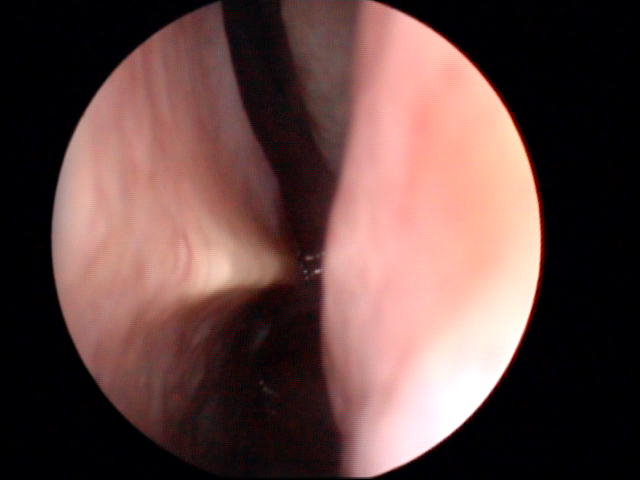
#> input picture images/13137211_240306082136481831_954_Image04.png, 640 x 480 px, found by its file name; its folder holds only this picture in this run
$ jupyter execute --allow-errors entrep-process.ipynb
#> lines starting #> are read from the running program, lines starting #| are printed output that depends on the picture; after the words box and inside, x2 and y2 are one past the last pixel; in counts of white or black regions, pixels touching at a corner belong together
#> in process_split, img is the input picture: shape (480, 640, 3); mean B, G, R 68.5, 71.6, 100.6
[cell 1]
import cv2
import numpy as np
import matplotlib.pyplot as plt
import os
from tqdm import tqdm
import shutil

def remove_specular_highlights(img):
    hsv = cv2.cvtColor(img, cv2.COLOR_BGR2HSV)
#> hsv: shape (480, 640, 3); mean H, S, V 58.9, 139.5, 101.4
    mask = cv2.inRange(hsv, (0, 0, 240), (180, 40, 255))
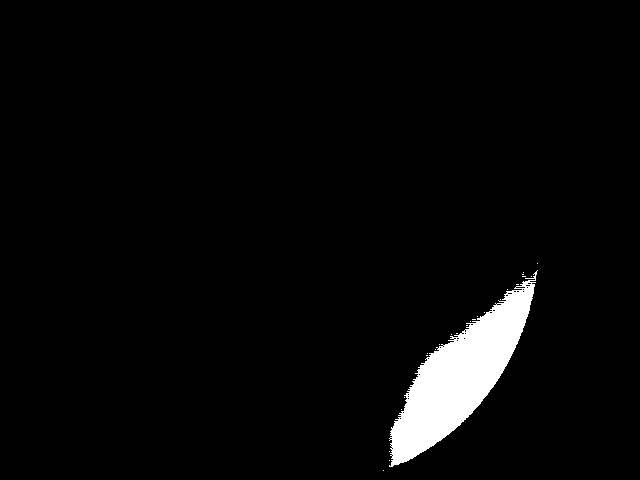
#> mask: shape (480, 640); 3.5% white; 25 white regions (24 under 20 px), largest, box (x1, y1, x2, y2) and area: (389, 270, 538, 467) 10669

    kernel = np.ones((5, 5), np.uint8)
    mask = cv2.morphologyEx(mask, cv2.MORPH_CLOSE, kernel)
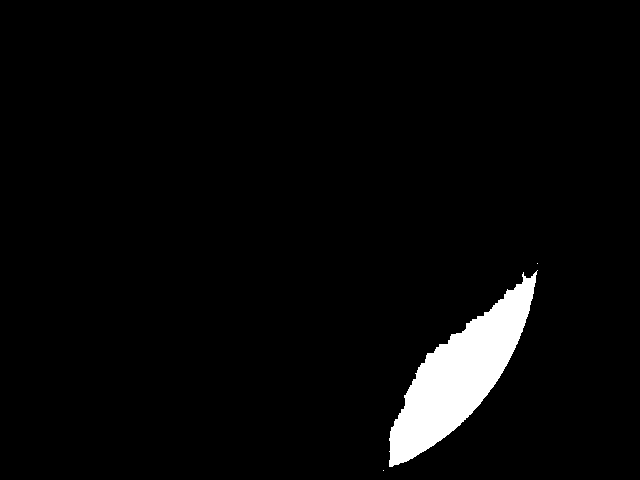
#> mask: shape (480, 640); 3.6% white; 3 white regions (2 under 20 px), largest, box (x1, y1, x2, y2) and area: (389, 270, 538, 467) 11047
    mask = cv2.morphologyEx(mask, cv2.MORPH_OPEN, kernel)
#> mask: shape (480, 640); 3.6% white; 1 white region, box (x1, y1, x2, y2) and area: (389, 276, 536, 466) 11007

    inpainted = cv2.inpaint(img, mask, 5, cv2.INPAINT_TELEA)
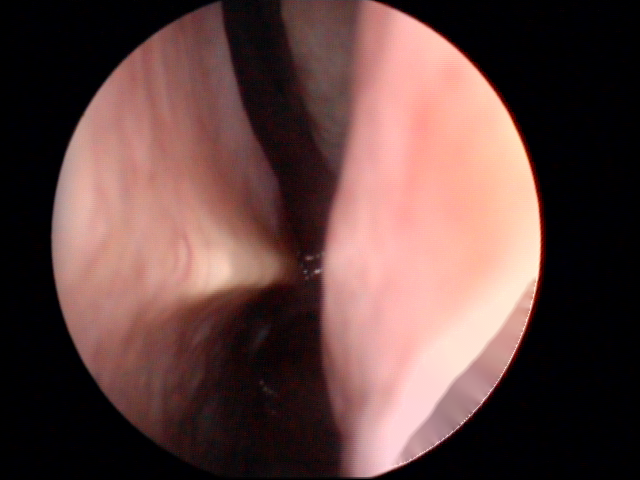
#> inpainted: shape (480, 640, 3); mean B, G, R 66.3, 69.5, 99.5

    return inpainted, mask

def kger_preprocessing(img):
    gray = cv2.cvtColor(img, cv2.COLOR_BGR2GRAY)
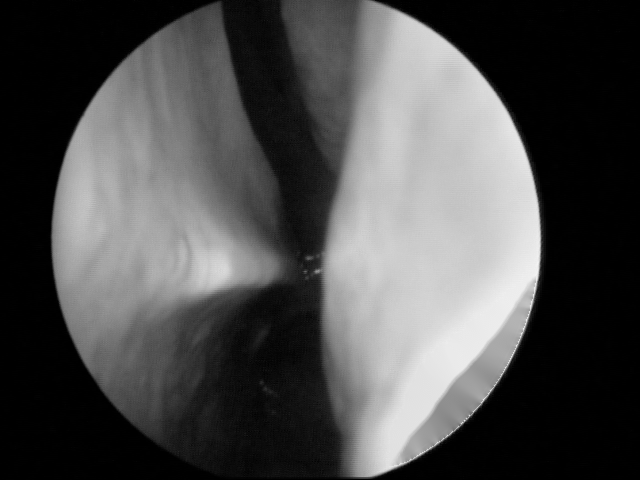
#> gray: shape (480, 640); min 0, max 244, mean 78.1

    clahe = cv2.createCLAHE(clipLimit=2.0, tileGridSize=(8, 8))
    gray_clahe = clahe.apply(gray)
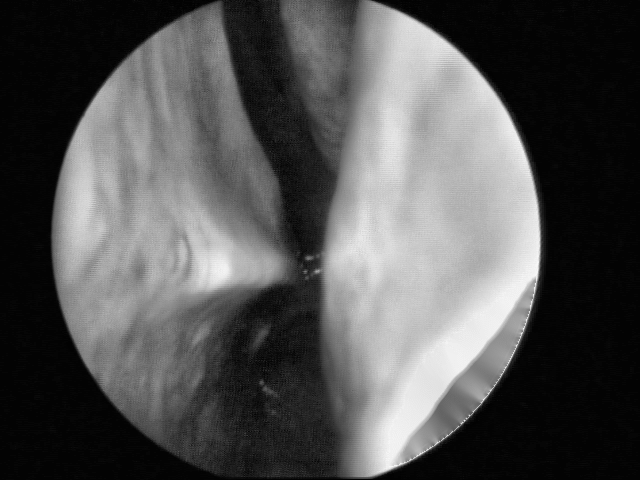
#> gray_clahe: shape (480, 640); min 2, max 248, mean 83.7

    blurred = cv2.GaussianBlur(gray_clahe, (31, 31), 0)
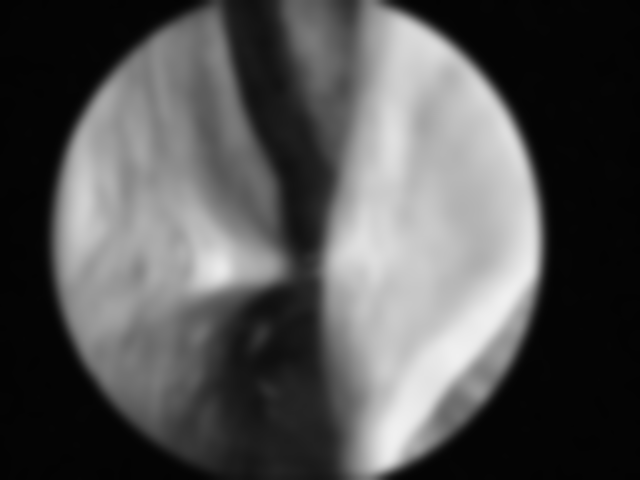
#> blurred: shape (480, 640); min 3, max 240, mean 83.8

    circles = cv2.HoughCircles(
        blurred,
        cv2.HOUGH_GRADIENT,
        dp=1,
        minDist=80,
        param1=30,
        param2=20,
        minRadius=int(0.20 * img.shape[1]),
        maxRadius=int(0.60 * img.shape[1])
    )
#> circles = [[296.5, 231.5, 243.5], [208.5, 159.5, 130.1], [384.5, 240.5, 156.9], [351.5, 135.5, 133.4], [237.5, 287.5, 171.5]]

    if circles is None:
        print("No circle detected. Returning CLAHE image.")
        return gray_clahe

    circles = np.uint16(np.around(circles))[0, 0]
#> circles = [296, 232, 244]
    x, y, r = circles
#> x = 296; y = 232; r = 244

    mask = np.zeros_like(gray_clahe)
    cv2.circle(mask, (x, y), int(r * 1.1), 255, -1)
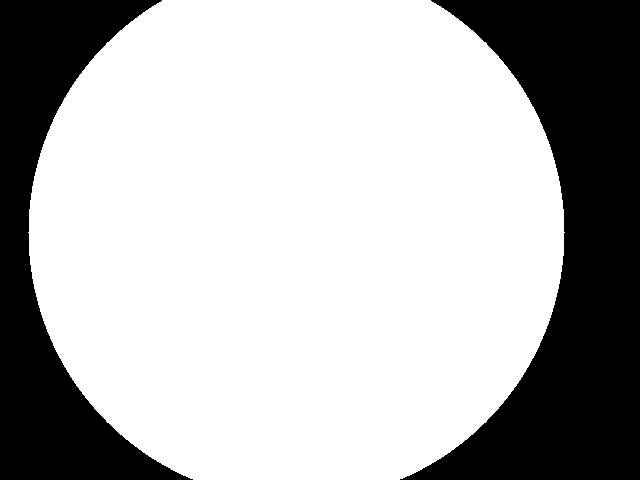
#> mask: shape (480, 640); 70.4% white; 2 black regions, box (x1, y1, x2, y2) and area: (400, 0, 640, 480) 56694, (0, 0, 193, 480) 34134
    cropped_circle = cv2.bitwise_and(gray_clahe, gray_clahe, mask=mask)

    th = cv2.threshold(cropped_circle, 0, 255, cv2.THRESH_BINARY + cv2.THRESH_OTSU)[1]
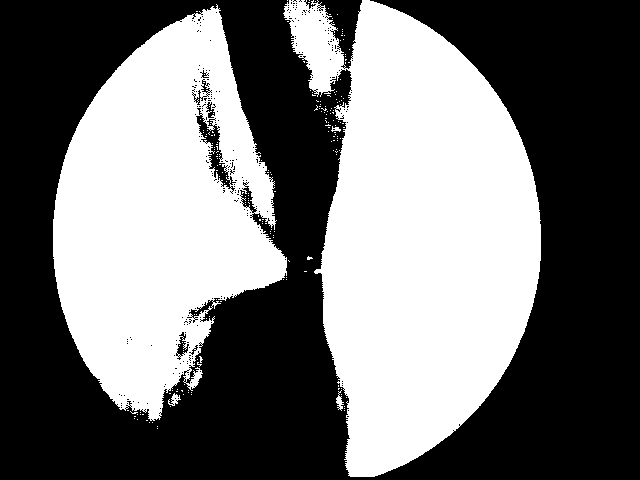
#> th: shape (480, 640); 45% white; 201 white regions (196 under 20 px)
    contours, _ = cv2.findContours(th, cv2.RETR_EXTERNAL, cv2.CHAIN_APPROX_SIMPLE)
#> contours = 153 contours, 148 with area under 20; largest, box (x1, y1, x2, y2) and area: (283, 0, 541, 477) 77776, (53, 4, 287, 421) 60452, (168, 393, 181, 406) 55, (336, 390, 344, 411) 46, (331, 126, 341, 132) 21

    if len(contours) == 0:
        print("No contour found. Returning circular crop.")
        return cropped_circle

    c = max(contours, key=cv2.contourArea)
#> c = contour of 1043 points, box (x1, y1, x2, y2) (283, 0, 541, 477), area 77776
    x2, y2, w2, h2 = cv2.boundingRect(c)
#> x2 = 283; y2 = 0; w2 = 258; h2 = 477

    final_crop = cropped_circle[y2:y2+h2, x2:x2+w2]
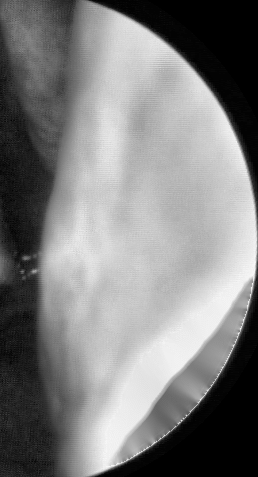
#> final_crop: shape (477, 258); min 0, max 248, mean 126.9
    return final_crop

[cell 2]
def process_split(split_name):
    in_dir = f"{ROOT}/{split_name}/images"
    out_dir = f"{OUT_ROOT}/{split_name}/images"
    os.makedirs(out_dir, exist_ok=True)

    print(f"Processing: {split_name}")

    files = os.listdir(in_dir)

    for fname in tqdm(files):
        if not fname.lower().endswith((".jpg", ".png", ".jpeg", ".bmp")):
            print("Skipping non-image:", fname)
            continue

        path = f"{in_dir}/{fname}"
        img = cv2.imread(path)

        if img is None:
            print("Cannot load image:", path)
            continue

        img, mask = remove_specular_highlights(img)
        processed = kger_preprocessing(img)

        if processed is None:
            print("Processing failed for:", fname)
            continue

        cv2.imwrite(f"{out_dir}/{fname}", processed)

def copy_metadata(split_name):
    meta_in = f"{ROOT}/{split_name}/metadata_{split_name}.jsonl"
    meta_out = f"{OUT_ROOT}/{split_name}/metadata_{split_name}.jsonl"

    if os.path.exists(meta_in):
        os.makedirs(f"{OUT_ROOT}/{split_name}", exist_ok=True)
        shutil.copy(meta_in, meta_out)
        print(f"Copied metadata for {split_name}")
